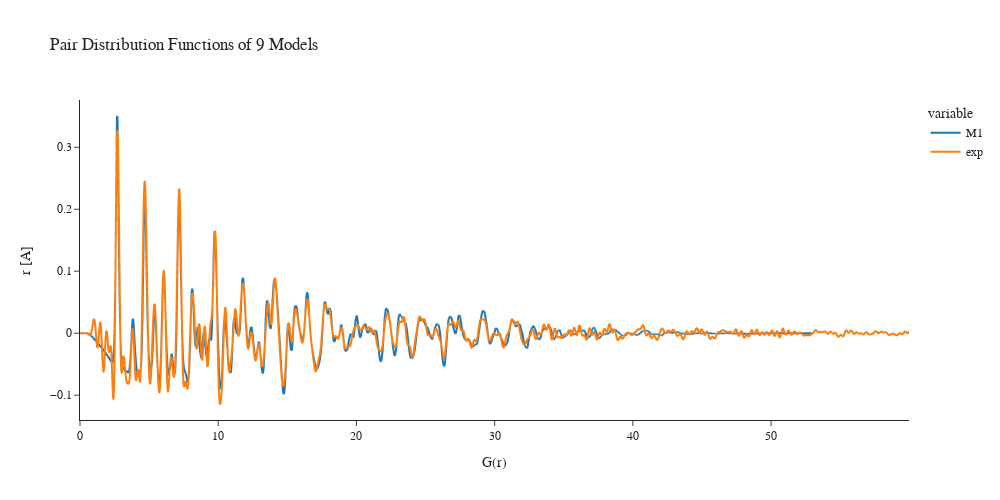

Write notebook code for a chart like this one.
### Code cell
F = pd.DataFrame()
exp = exp.astype(float)
M.astype(float)
F = M.join(exp, how='outer')

for i in [1]:
    F[f'M{i}'].loc[0] = 0

F = F.interpolate(method='quadratic')
#F['M0'] = F['M0'].interpolate(method='zero')
#F = F.fillna(method='ffill') 
#F = F.fillna(0)

for i in [1]:
    rest = F['exp'] - F[f'M{i}']
    error1 = np.sum(rest.loc[:44]**2)
    error_p1 = np.sqrt(error1/4321)
    #error2 = np.sum(rest.loc[44:]**2)
    #error_p2 = np.sqrt(error2/4321)
    #print(f'Para M{i} el error 1er es {error1}, el segundo es {error2}, y el error porcentual es {error_p1} y {error_p2}')
    print(f'Para M{i} el error es {error1}, y ECM {error_p1}')

#print(F.to_string())

fig = px.line(F, template='simple_white', title='Pair Distribution Functions of 9 Models',
    width=1000, height=500)
fig.update_layout(
    font_family="serif",
    title_font_family="serif")
fig.update_xaxes(title_text='G(r)')
fig.update_yaxes(title_text='r [A]')
fig.show()

### Figure 1 — Plotly figure (JSON) as saved in the notebook; plotly's stock layout.template omitted (floating-point values rounded to 4 significant figures; data arrays with more than 128 entries replaced by an {"elided": "..."} marker saying what was removed)
{"data": [{"hovertemplate": "variable=M1<br>index=%{x}<br>value=%{y}<extra></extra>", "legendgroup": "M1", "line": {"color": "#1F77B4", "dash": "solid"}, "marker": {"symbol": "circle"}, "mode": "lines", "name": "M1", "showlegend": true, "type": "scattergl", "x": {"elided": "5595 float values"}, "xaxis": "x", "y": {"elided": "5595 float values"}, "yaxis": "y"}, {"hovertemplate": "variable=exp<br>index=%{x}<br>value=%{y}<extra></extra>", "legendgroup": "exp", "line": {"color": "#FF7F0E", "dash": "solid"}, "marker": {"symbol": "circle"}, "mode": "lines", "name": "exp", "showlegend": true, "type": "scattergl", "x": {"elided": "5595 float values"}, "xaxis": "x", "y": {"elided": "5595 float values"}, "yaxis": "y"}], "layout": {"font": {"family": "serif"}, "height": 500, "legend": {"title": {"text": "variable"}, "tracegroupgap": 0}, "title": {"font": {"family": "serif"}, "text": "Pair Distribution Functions of 9 Models"}, "width": 1000, "xaxis": {"anchor": "y", "domain": [0, 1], "title": {"text": "G(r)"}}, "yaxis": {"anchor": "x", "domain": [0, 1], "title": {"text": "r [A]"}}}}
